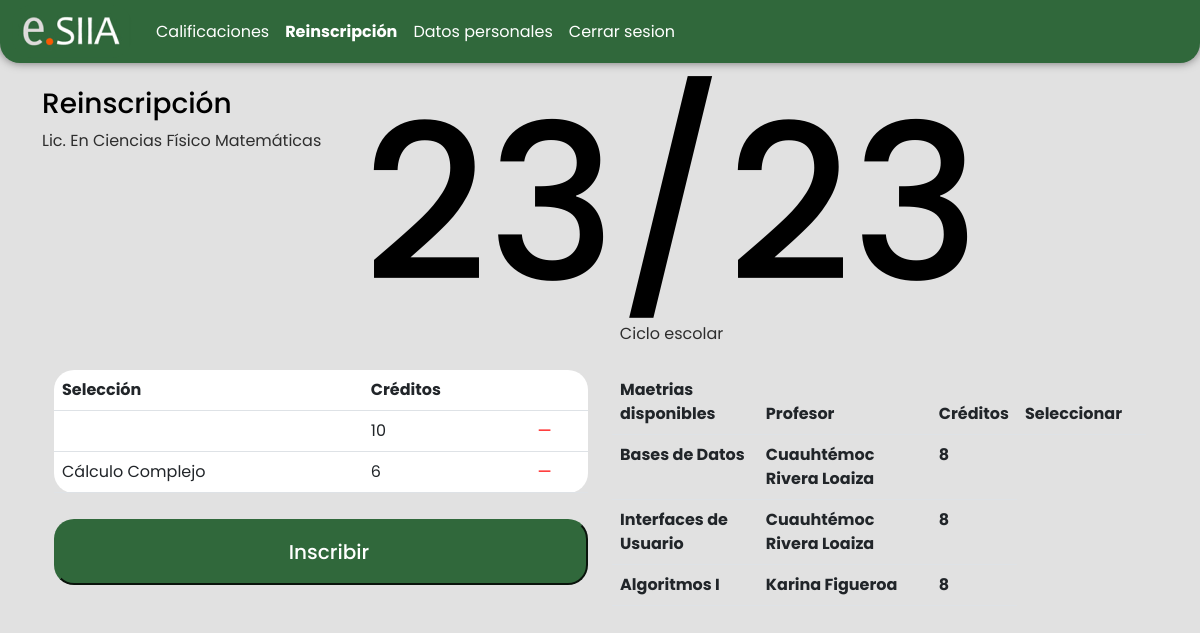
/reinscripcion.php (signed in), run on the app's committed database.
### tables this page shows
CREATE TABLE `alta_materias` (
  `id_materia` int(11) NOT NULL,
  `Nomenclatura` varchar(10) NOT NULL,
  `Periodos` varchar(15) NOT NULL,
  `id_profesor` varchar(15) NOT NULL
);

CREATE TABLE `mapa_curricular` (
  `Clave` varchar(5) NOT NULL,
  `Nombre_materia` varchar(51) DEFAULT NULL,
  `Requisitos` varchar(22) DEFAULT NULL,
  `Teoricas` varchar(8) DEFAULT NULL,
  `Practicas` varchar(9) DEFAULT NULL,
  `Creditos` int(2) DEFAULT NULL
);

CREATE TABLE `profesor` (
  `num_empleado` varchar(15) NOT NULL,
  `Nombre` varchar(60) NOT NULL,
  `Password` varchar(100) NOT NULL
);

### reinscripcion.php (the view, shortened to what this page needs)
<?php
include 'db_conn.php';
$query_materias_disponibles = "SELECT
Nomenclatura, Ciclo, Nombre_materia, Requisitos, Nombre, Creditos
FROM
alta_materias A
    JOIN
mapa_curricular MP ON MP.Clave = A.Nomenclatura
    JOIN
profesor P ON P.num_empleado = A.id_profesor
    JOIN
inscripcion I ON A.id_materia = I.Materia
    AND id_alumno = '1339846K'
;";
$result_materias_disponibles = mysqli_query($conexion, $query_materias_disponibles) or die("Bad query: $query_materias_disponibles");
?>
<!DOCTYPE html>
<html lang="es">
<head>
  <link href="https://cdn.jsdelivr.net/npm/bootstrap@5.2.3/dist/css/bootstrap.min.css" rel="stylesheet">
  <link rel="stylesheet" href="styles/main.css">
</head>
<body style="background-color: #e1e1e1;">
  <nav class="navbar navbar-expand-lg  navbar-dark" style=" font-family: 'Poppins', sans-serif; position: sticky; top: 0px; padding: 0px;">
    <div class="container-fluid" style="background-color: #30683B; border-radius: 0px 0px 20px 20px; box-shadow: 0px 0px 10px rgba(0, 0, 0, 0.5);">
      <a class="navbar-brand" href="calificaciones.php">
        <img src="img/esiiaSinSombra.png" alt="Bootstrap" width="120">
      </a>
      <div class="collapse navbar-collapse" id="navbarNav">
        <ul class="navbar-nav">
          <li class="nav-item">
            <a class="nav-link active" aria-current="page" href="calificaciones.php">Calificaciones</a>
          </li>
          <li class="nav-item">
            <a class="nav-link active" href="#"><b>Reinscripción</b></a>
          </li>
          <li class="nav-item">
            <a class="nav-link active" href="datosPersonales.php">Datos personales</a>
          </li>
          <li class="nav-item">
            <a class="nav-link active" href="cerrarSesion.php">Cerrar sesion</a>
          </li>
          <li class="nav-item">
            <a class="nav-link active" href="#"><br></a>
          </li>
        </ul>
      </div>
    </div>
  </nav>
  <div class="container" style="font-family: 'Poppins', sans-serif;">
    <div class="row justify-content-m-center" style="color: rgba(0, 0, 0, 0.8);">
      <div class="col col-m-2 ">
        <br>
        <h3 style="color: rgba(0, 0, 0, 1.0);">
          Reinscripción
        </h3>
        Lic. En Ciencias Físico Matemáticas
      </div>
      <div class="col-md-auto text-center">
        <br>
        <h2 style="font-size: 18vw; margin: -12px; color: #000;">23/23</h2>
        Ciclo escolar
      </div>
      <div class="col col-lg-2">
        <br>
      </div>
    </div>
    <br>
    <div class="container">
      <div class="row ">
        <div class="col-sm-6 ">
          <div class="recuadro">
            <table class="table">
              <thead>
                <tr>
                  <th scope="col">Selección</th>
                  <th scope="col">Créditos</th>
                  <th></th>
                </tr>
              </thead>
              <?php
              echo "
              <tbody>
                <tr>
                  <td scope=\"row\">$h81</td>
                  <td>10</td>
                  <td style=\"color: red;\">—</td>
                </tr>
                <tr>
                  <td scope=\"row\">Cálculo Complejo</td>
                  <td>6</td>
                  <td style=\"color: red;\">—</td>
                </tr>
              </tbody>
              ";
              ?>
            </table>
          </div>
          <button class="enviarActivado"> Inscribir</b></button>
        </div>
        <div class="col-sm-6" class="recuadro" style="background-color: none;">
          <table class="table">
            <thead>
              <tr>
                <th scope="col">Maetrias <br> disponibles</th>
                <th scope="col">Profesor</th>
                <th scope="col">Créditos</th>
                <th scope="col">Seleccionar</th>
                <th></th>
              </tr>
            </thead>
            <?php
            while ($row = mysqli_fetch_object($result_materias_disponibles)) {
              echo "
                  <tbody>
                                        <tr>
                                          <th>$row->Nombre_materia </th>
                                          <th>$row->Nombre</th>
                                          <th>$row->Creditos</th>
                                        </tr>
                                        </tbody>
                                        ";
            }
            ?>
          </table>
        </div>
      </div>
    </div>
</body>
</html>

### styles/main.css (style rules this page uses)
body { background-color: #e1e1e1; font-family: 'Poppins', sans-serif; }
.enviarActivado { background-color: #30683B; margin: 28px 0px 28px 0px; color: white; font-size: 20px; font-weight: 500; border-color: #30683B; width: 100%; height: 66px; border-radius: 20px; margin: 10px 0px 28px 0px; padding: 0px 0px 0px 16px; }
.recuadro { background-color: white; border-radius: 20px; width: 100%; }

### data on the page
alta_materias: Nomenclatura.Nombre_materia "Bases de Datos", id_profesor.Nombre "Cuauhtémoc Rivera Loaiza", Nomenclatura.Creditos "8"
alta_materias: Nomenclatura.Nombre_materia "Interfaces de Usuario", id_profesor.Nombre "Cuauhtémoc Rivera Loaiza", Nomenclatura.Creditos "8"
alta_materias: Nomenclatura.Nombre_materia "Algoritmos I", id_profesor.Nombre "Karina Figueroa", Nomenclatura.Creditos "8"
